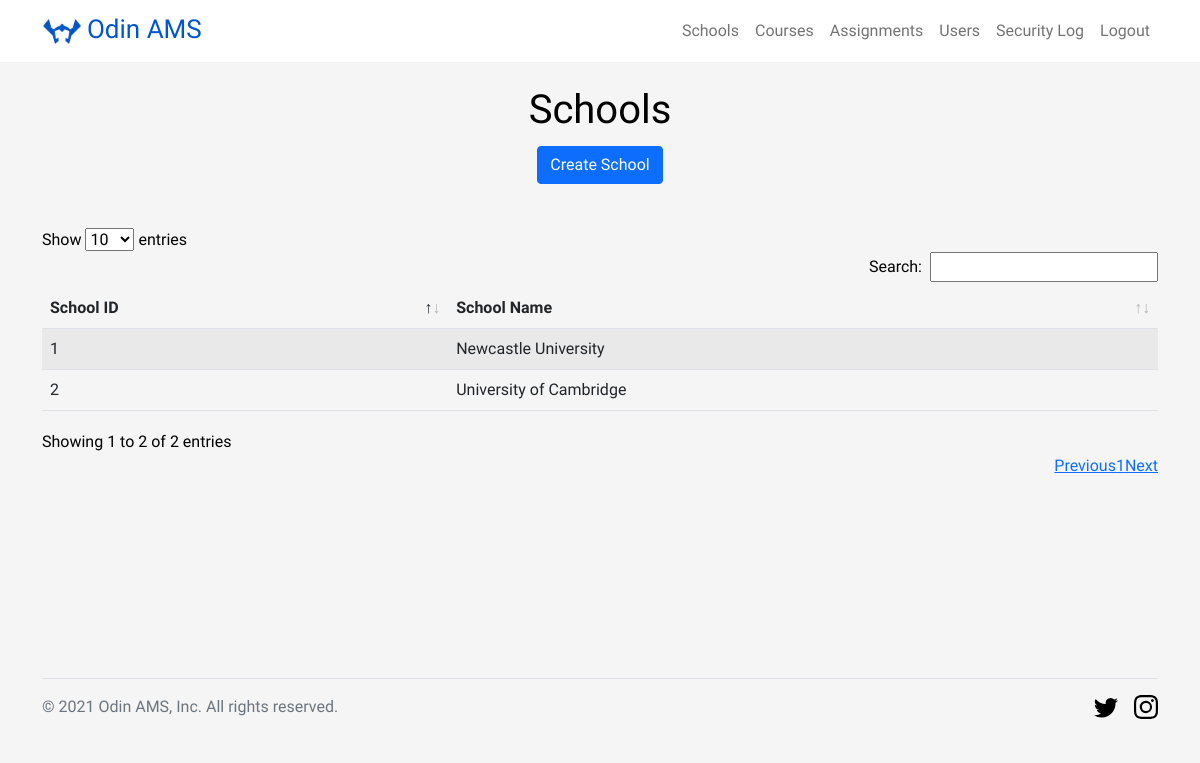
The page /view-all-schools (signed in) on the database its author committed.
### models.py (models this page shows, shortened)
class School(db.Model):
    __tablename__ = 'School'
    ID = db.Column(db.Integer, primary_key=True)
    schoolName = db.Column(db.String(100), nullable=False)

### administrator/views.py (the view)
@administrator_blueprint.route('/view-all-schools')
@login_required
@requires_roles('admin')
def view_all_schools():
    return render_template('admin-schools.html', schools=School.query.all())

### app.py (called while the page is built)
def login_required(func):
    @wraps(func)
    def decorated_view(*args, **kwargs):
        if request.method in EXEMPT_METHODS:
            return func(*args, **kwargs)
        elif not current_user.is_authenticated:
            logging.warning('SECURITY - Anonymous invalid access| | |%s', request.remote_addr)
            return current_app.login_manager.unauthorized() and render_template('errors/403.html')
        return func(*args, **kwargs)
    return decorated_view

def requires_roles(*roles):
    def wrapper(f):
        @wraps(f)
        def wrapped(*args, **kwargs):
            if not current_user.is_authenticated:
                return f(*args, **kwargs)
            elif current_user.role not in roles:
                logging.warning('SECURITY - UNAUTHORISED ACCESS ATTEMPT|%s|%s|%s',
                                current_user.UID,
                                current_user.email,
                                request.remote_addr)
                return render_template('errors/403.html')
            return f(*args, **kwargs)
        return wrapped
    return wrapper

    @login_manager.user_loader
    def load_user(email):
        return User.query.get(email)

### templates/admin-schools.html (shortened to what this page needs)
<!DOCTYPE html>
<html>
<head>
    <link rel="stylesheet" href="{{ url_for('static',filename='css/bootstrap.min.css') }}">
    <link rel="stylesheet" href="{{ url_for('static',filename='css/base.css') }}">
    <link rel="stylesheet" href="{{ url_for('static',filename='css/dataTables.bootstrap5.min.css') }}">
</head>
<body>
	<header>
		<nav id="header-nav" class="navbar navbar-expand-lg navbar-light">
			<div class="container">
				<a class="navbar-brand" href="{{ url_for('admins.admin') }}">
					<img src="../static/image/logo.png" alt="Logo" width="40" height="37.6" class="d-inline-block align-text-center">
					<span>Odin AMS</span>
				</a>
		        <div id="navbarSupportedContent" class="collapse navbar-collapse">
		           <ul class="navbar-nav ms-auto mb-2 mb-lg-0">
			        	<li class="nav-item">
			            	<a class="nav-link" href="{{ url_for('admins.view_all_schools') }}"><span>Schools</span></a>
			            </li>
			            <li class="nav-item">
			            	<a class="nav-link" href="{{ url_for('admins.view_all_courses') }}"><span>Courses</span></a>
			            </li>
			            <li class="nav-item">
			            	<a class="nav-link" href="{{ url_for('admins.view_all_assignments') }}"><span>Assignments</span></a>
			            </li>
			            <li class="nav-item">
			            	<a class="nav-link" href="{{ url_for('admins.view_all_users') }}"><span>Users</span></a>
			            </li>
                       <li class="nav-item">
			            	<a class="nav-link" href="{{ url_for('admins.security_log') }}"><span>Security Log</span></a>
			            </li>
			            <li class="nav-item">
			            	<a class="nav-link" href="{{ url_for('users.logout') }}"><span>Logout</span></a>
			            </li>
		          	</ul>
		        </div>
			</div>
		</nav>
	</header>
    <div id="page-container">
       <section class="text-center container">
    		<div class="row py-4">
      			<div class="col-lg-6 col-md-8 mx-auto">
			        <h1 class="fw-light">Schools</h1>
                    <p>
		          	<a href="{{ url_for('admins.create_school') }}" class="btn btn-primary my-1">Create School</a>
        			</p>
      			</div>
    		</div>
  		</section>
        <div class="container" style="padding-bottom: 3rem">
            <table id="schools-list" class="table table-striped" style="width:100%">
                    <thead>
                        <tr>
                            <th>School ID</th>
                            <th>School Name</th>
                        </tr>
                    </thead>
                    <tbody>
                        {% for school in schools %}
                            <tr>
                                <td>{{ school.ID }}</td>
                                <td>{{ school.schoolName }}</td>
                            </tr>
                        {% endfor %}
                    </tbody>
            </table>
        </div>
        <footer>
            <div class="container">
                <div class="d-flex flex-wrap justify-content-between align-items-center py-3 my-4 border-top">
                    <div class="col-md-4 d-flex align-items-center">
                        <span class="text-muted">&copy; 2021 Odin AMS, Inc. All rights reserved.</span>
                    </div>
                    <ul class="nav col-md-4 justify-content-end list-unstyled d-flex">
                        <li class="ms-3"><a class="text-muted" href="https://twitter.com/UniofNewcastle?ref_src=twsrc%5Egoogle%7Ctwcamp%5Eserp%7Ctwgr%5Eauthor" target="_blank"><svg class="bi" width="24" height="24"><use xlink:href="#twitter"/></svg></a></li>
                        <li class="ms-3"><a class="text-muted" href="https://www.instagram.com/hadjshell/" target="_blank"><svg class="bi" width="24" height="24"><use xlink:href="#instagram"/></svg></a></li>
                    </ul>
                </div>
            </div>
        </footer>
    </div>
</body>
</html>

### static/css/base.css (style rules this page uses)
body { font-size: 16px; font-family: 'Readex Pro', sans-serif; background: #f5f5f5; color: black; }
#page-container { position: relative; min-height: 85vh; }
#header-nav { background: white; padding: 5px; }
.navbar-brand span { font-size: 1.3em; color: #0056d2; }
footer { position: absolute; bottom: 0; width: 100%; height: 3rem; }

### templates/admin-schools.html (style rules this page uses)
#page-container { min-height: 80vh; }

### rows shown on the page
School: ID "1", schoolName "Newcastle University"
School: ID "2", schoolName "University of Cambridge"
